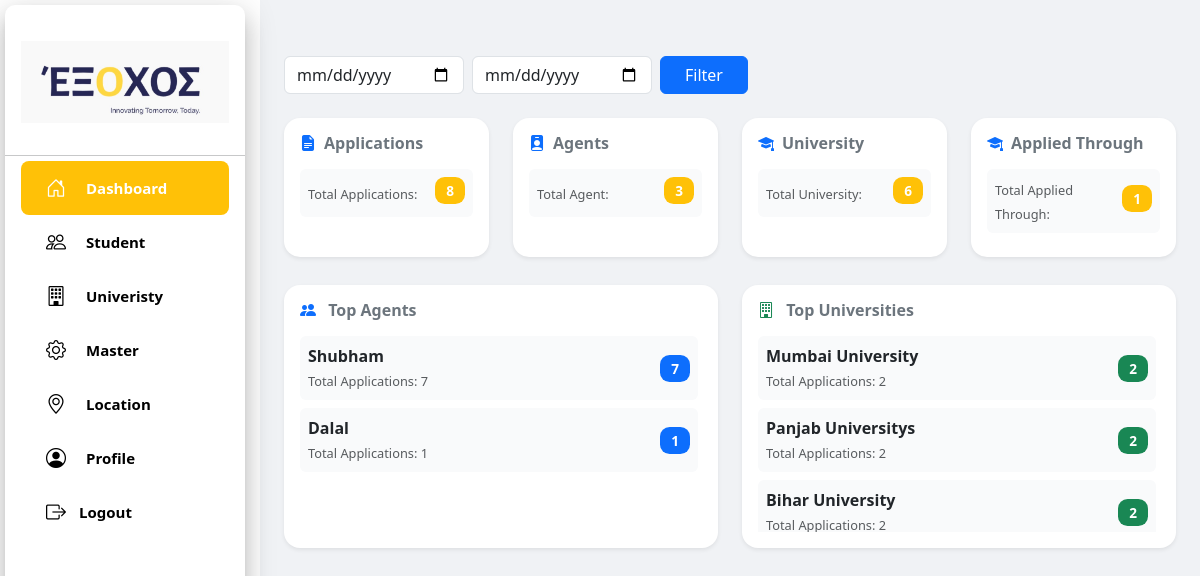
The app's page /contact/dashboard/ with its own data.
### contact/models.py (models this page shows, shortened)
class ResStudent(models.Model):
    gender_CHOICES = [('male', 'Male'), ('female', 'Female'),('other', 'Other'),]
    martial_CHOICES = [('married', 'Married'), ('unmarried', 'Unmarried')]
    name = models.CharField(max_length=100, null=True, blank=True)
    street = models.CharField(max_length=99, null=True, blank=True)
    street2 = models.CharField(max_length=99,null=True, blank=True)
    city = models.CharField(max_length=50, null=True, blank=True)
    zip = models.CharField(max_length=10,null=True, blank=True)
    state_id = models.ForeignKey(ResState, on_delete=models.RESTRICT, null=True, blank=True)
    country_id = models.ForeignKey(ResCountry, on_delete=models.RESTRICT, null=True, blank=True, related_name='country')
    nationality = models.ForeignKey(ResCountry, on_delete=models.RESTRICT, null=True, blank=True, related_name='nation')
    passport_number = models.CharField(max_length=10,null=True, blank=True)
    phone = models.CharField(max_length=15,null=True, blank=True)
    email = models.EmailField(max_length=50,null=True, blank=True)
    dob = models.DateField(null=True, blank=True)
    gender = models.CharField(choices=gender_CHOICES, max_length=10,null=True, blank=True)
    martial_status = models.CharField(max_length=15, choices=martial_CHOICES,null=True, blank=True)
    profile = models.BinaryField(null=True, blank=True)
    parent = models.ForeignKey("self", on_delete=models.RESTRICT, null=True, blank=True,related_name="children")
    is_agent = models.BooleanField(null=True, blank=True)
    is_student = models.BooleanField(null=True, blank=True)
    is_applied = models.BooleanField(null=True, blank=True)

class University(models.Model):
    name = models.CharField(max_length=100, null=True, blank=True)
    country_id = models.ForeignKey(ResCountry, on_delete=models.RESTRICT, null=True, blank=True)

### contact/views.py (the view, shortened to what this page needs)
# urls.py: path('dashboard/', views.dashboard_view, name='dashboard'),
def dashboard_view(request):
    from_date = request.GET.get('from_date')
    to_date = request.GET.get('to_date')
    applications = UniversityApplication.objects.all()
    university_data = (
        applications.values('university_id', 'university_id__name')
        .annotate(total_applications=Count('id'))
        .order_by('-total_applications')
    )
    agent_data = (
        applications.values('agent_id', 'agent_id__name')
        .annotate(total_applications=Count('id'))
        .order_by('-total_applications')
    )
    applied_data = (
        applications.values('applied_to_id', 'applied_to_id__name')
        .annotate(total_applications=Count('id'))
        .order_by('-total_applications')
    )
    agent_count = ResStudent.objects.filter(is_agent=True).count()
    uni_agent_count = agent_data.count()
    uni_applied_count = applied_data.count()
    applied_count = ResStudent.objects.filter(is_applied=True).count()
    total_applications_count = applications.count()
    uni_count = UniversityApplication.objects.all().count()
    uni_university_count = university_data.count()
    university_count = University.objects.all().count()
    top_agent = agent_data.first()
    top_university = university_data.first()
    context = {
        'university_data': university_data,
        'top_university': top_university,
        'agent_data': agent_data,
        'top_agent': top_agent,
        'from_date': from_date,
        'to_date': to_date,
        'total_applications_count': total_applications_count,
        'uni_count': uni_count,
        'agent_count': agent_count,
        'uni_agent_count': uni_agent_count,
        'uni_university_count': uni_university_count,
        'university_count': university_count,
        'uni_applied_count': uni_applied_count,
        'applied_count': applied_count,
    }
    return render(request, 'dashboard.html', context)

### templates/dashboard.html (shortened to what this page needs)
{% load static %}
<!DOCTYPE html>
<html lang="en">
<head>
    <script src="https://cdn.tailwindcss.com"></script>
    <link href="https://cdn.jsdelivr.net/npm/bootstrap@5.3.2/dist/css/bootstrap.min.css" rel="stylesheet">
    <link rel="stylesheet" href="https://cdn.jsdelivr.net/npm/bootstrap-icons@1.11.3/font/bootstrap-icons.css">
</head>
{% include "student_header.html"%}
<div class="content-wrapper">
    {% block content %}
    <div class="container mt-5">
        <div class="container-fluid mt-4">
            <div class="d-flex justify-content-start align-items-center mb-4">
                <form method="get" class="d-flex align-items-center gap-2">
                    <input type="date" name="from_date" value="{{ from_date }}" class="form-control" style="width: 180px;">
                    <input type="date" name="to_date" value="{{ to_date }}" class="form-control" style="width: 180px;">
                    <button type="submit" class="btn btn-primary px-4">Filter</button>
                </form>
            </div>
            <div class="row g-4">
                <div class="col-md-3">
                    <div class="card border-0 shadow-sm rounded-4 h-100">
                        <div class="card-body">
                            <h5 class="fw-bold text-secondary mb-3">
                                <i class="bi-file-earmark-text-fill text-primary me-2"></i>Applications
                            </h5>
                            <div class="d-flex justify-content-between align-items-center mb-2 p-2 rounded bg-light">
                                <div>
                                    <small class="text-muted">Total Applications:</small>
                                </div>
                                <div>
                                    <span class="badge bg-warning" style="margin-bottom:5px">{{uni_count}}</span>
                                </div>
                            </div>
                        </div>
                    </div>
                </div>
                <div class="col-md-3">
                    <div class="card border-0 shadow-sm rounded-4 h-100">
                        <div class="card-body">
                            <h5 class="fw-bold text-secondary mb-3">
                                <i class="bi-person-badge-fill text-primary me-2"></i>Agents
                            </h5>
                            <div class="d-flex justify-content-between align-items-center mb-2 p-2 rounded bg-light">
                                <div>
                                    <small class="text-muted">Total Agent: </small>
                                </div>
                                <div>
                                    <span class="badge bg-warning" style="margin-bottom:5px">{{agent_count}}</span>
                                </div>
                            </div>
                        </div>
                    </div>
                </div>
                <div class="col-md-3">
                    <div class="card border-0 shadow-sm rounded-4 h-100">
                        <div class="card-body">
                            <h5 class="fw-bold text-secondary mb-3">
                                <i class="bi-mortarboard-fill text-primary me-2"></i>University
                            </h5>
                            <div class="d-flex justify-content-between align-items-center mb-2 p-2 rounded bg-light">
                                <div>
                                    <small class="text-muted">Total University: </small>
                                </div>
                                <div>
                                    <span class="badge bg-warning" style="margin-bottom:5px">{{university_count}}</span>
                                </div>
                            </div>
                        </div>
                    </div>
                </div>
                <div class="col-md-3">
                    <div class="card border-0 shadow-sm rounded-4 h-100">
                        <div class="card-body">
                            <h5 class="fw-bold text-secondary mb-3">
                                <i class="bi-mortarboard-fill text-primary me-2"></i>Applied Through
                            </h5>
                            <div class="d-flex justify-content-between align-items-center mb-2 p-2 rounded bg-light">
                                <div>
                                    <small class="text-muted">Total Applied Through: </small>
                                </div>
                                <div>
                                    <span class="badge bg-warning" style="margin-bottom:5px">{{applied_count}}</span>
                                </div>
                            </div>
                        </div>
                    </div>
                </div>
            </div>
            <div class="row g-4 mt-1">
                <div class="col-md-6">
                    <div class="card border-0 shadow-sm rounded-4 h-100">
                        <div class="card-body">
                            <h5 class="fw-bold text-secondary mb-3">
                                <i class="bi bi-people-fill text-primary me-2"></i> Top Agents
                            </h5>
                            {% if agent_data %}
                            <div class="scrollable-list">
                                {% for agent in agent_data %}
                                    <div class="d-flex justify-content-between align-items-center mb-2 p-2 rounded bg-light">
                                        <div>
                                            <strong class="text-dark">{{ agent.agent_id__name }}</strong><br>
                                            <small class="text-muted">Total Applications: {{ agent.total_applications }}</small>
                                        </div>
                                        <span class="badge bg-primary">{{ agent.total_applications }}</span>
                                    </div>
                                {% endfor %}
                            </div>
                            {% else %}
                                <p class="text-muted mb-0">No agent data for this month.</p>
                            {% endif %}
                        </div>
                    </div>
                </div>
                <div class="col-md-6">
                    <div class="card border-0 shadow-sm rounded-4 h-100">
                        <div class="card-body">
                            <h5 class="fw-bold text-secondary mb-3">
                                <i class="bi bi-building text-success me-2"></i> Top Universities
                            </h5>
                            {% if university_data %}
                            <div class="scrollable-list">
                                {% for uni in university_data %}
                                    <div class="d-flex justify-content-between align-items-center mb-2 p-2 rounded bg-light">
                                        <div>
                                            <strong class="text-dark">{{ uni.university_id__name }}</strong><br>
                                            <small class="text-muted">Total Applications: {{ uni.total_applications }}</small>
                                        </div>
                                        <span class="badge bg-success">{{ uni.total_applications }}</span>
                                    </div>
                                {% endfor %}
                            </div>
                            {% else %}
                                <p class="text-muted mb-0">No university data for this month.</p>
                            {% endif %}
                        </div>
                    </div>
                </div>
            </div>
        </div>
    </div>
    {% endblock %}
</div>

### templates/dashboard.html (style rules this page uses)
.content-wrapper { margin-left: 260px; padding-top: 8px; background-color: #f0f2f5; min-height: 100vh; }
.card { transition: all 0.3s ease; }
.bg-light { background-color: #f9fafb !important; }
.badge { font-size: 0.85rem; padding: 0.5em 0.8em; border-radius: 0.6rem; }
.scrollable-list { max-height: calc(3 * 60px + 2 * 8px); overflow-y: auto; padding-right: 4px; }

### records on screen
ResStudent: agent_id__name "Shubham", total_applications "7"
ResStudent: agent_id__name "Dalal", total_applications "1"
University: university_id__name "Mumbai University", total_applications "2"
University: university_id__name "Panjab Universitys", total_applications "2"
University: university_id__name "Bihar University", total_applications "2"

### other values on screen
{{ uni_count }} "8"
{{ agent_count }} "3"
{{ university_count }} "6"
{{ applied_count }} "1"
